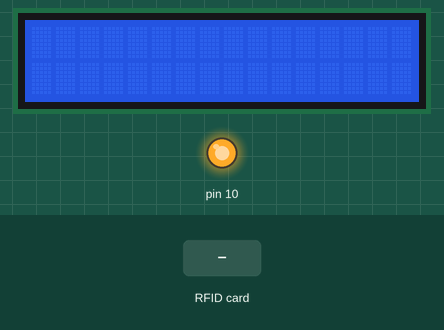
This sketch was run on a simulated Arduino Uno, built with avr-gcc and run on an emulated ATmega328P. Parts: 16×2 character LCD, output pins drawn as LEDs (lit = HIGH). The inputs (shaded band) are chosen by the test bench. What the sketch prints to the serial monitor is not drawn.

Above: at 1.3 s.
1.4 s: RFID card 5E 7A 19 C4 held to the reader
At 2.2 s:
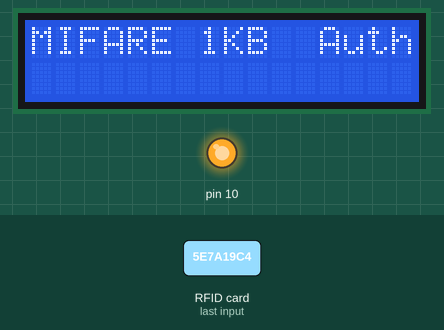
Timing chart, 0 to 4.4 s (numbered marks = the images above; inputs shaded):
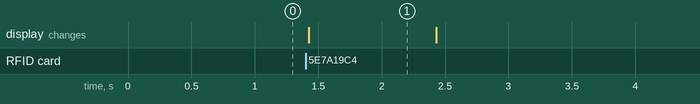

Measured:
- after the input at 1.4 s, the display: changes at once (image 1)
- what the display in image 1 shows lasts 1.0 s, from 1.4 s to 2.4 s

The sketch:

rfid_lcd.ino
```cpp
#include <LiquidCrystal.h>
#include <SPI.h>
#include <MFRC522.h>

const int rs = 12, en = 11, d4 = 5, d5 = 4, d6 = 3, d7 = 2;
LiquidCrystal lcd(rs, en, d4, d5, d6, d7);

//for connection reference
const int sda = 53, mosi = 51, miso = 50, sck = 52, rst = 6;

MFRC522 mfrc522(sda,rst);
MFRC522::MIFARE_Key key;

void setup() {
  // put your setup code here, to run once:
  lcd.begin(16,2);

  Serial.begin(9600);
  SPI.begin();
  mfrc522.PCD_Init();

  for (byte i=0; i<6; i++) {
    key.keyByte[i] = 0xFF;
  }

}


void loop(){
  if ( ! mfrc522.PICC_IsNewCardPresent()){
    return;
    }

  if ( ! mfrc522.PICC_ReadCardSerial()) {
    return;

  }

    Serial.print(F("PICC type: "));
    MFRC522::PICC_Type piccType = mfrc522.PICC_GetType(mfrc522.uid.sak);
    Serial.println(mfrc522.PICC_GetTypeName(piccType));
    lcd.println(mfrc522.PICC_GetTypeName(piccType));


    byte sector         = 1;
    byte blockAddr      = 4;
    byte dataBlock[]    = {
        0x01, 0x02, 0x03, 0x04, //  1,  2,   3,  4,
        0x05, 0x06, 0x07, 0x08, //  5,  6,   7,  8,
        0x09, 0x0a, 0xff, 0x0b, //  9, 10, 255, 11,
        0x0c, 0x0d, 0x0e, 0x0f  // 12, 13, 14, 15
    };
    byte trailerBlock   = 7;
    MFRC522::StatusCode status;
    byte buffer[18];
    byte size = sizeof(buffer);

    // Authenticate using key A
    lcd.print("Authenticating using key ");
    status = (MFRC522::StatusCode) mfrc522.PCD_Authenticate(MFRC522::PICC_CMD_MF_AUTH_KEY_A, trailerBlock, &key, &(mfrc522.uid));
    if (status != MFRC522::STATUS_OK) {
        lcd.print("Authnetication failed");
        Serial.println(mfrc522.GetStatusCodeName(status));
        return;
    }


    status = (MFRC522::StatusCode) mfrc522.MIFARE_Read(blockAddr, buffer, &size);
    if (status != MFRC522::STATUS_OK) {
        Serial.print(F("MIFARE_Read() failed: "));
        Serial.println(mfrc522.GetStatusCodeName(status));
        lcd.print(mfrc522.GetStatusCodeName(status));
    } else {
      lcd.print(status);
    }

    status = (MFRC522::StatusCode) mfrc522.MIFARE_Write(blockAddr, dataBlock, 16);
    if (status != MFRC522::STATUS_OK) {
        Serial.print(F("MIFARE_Write() failed: "));
        Serial.println(mfrc522.GetStatusCodeName(status));
        lcd.print(mfrc522.GetStatusCodeName(status));
    }

    delay(1000);
    lcd.clear();

}
```
